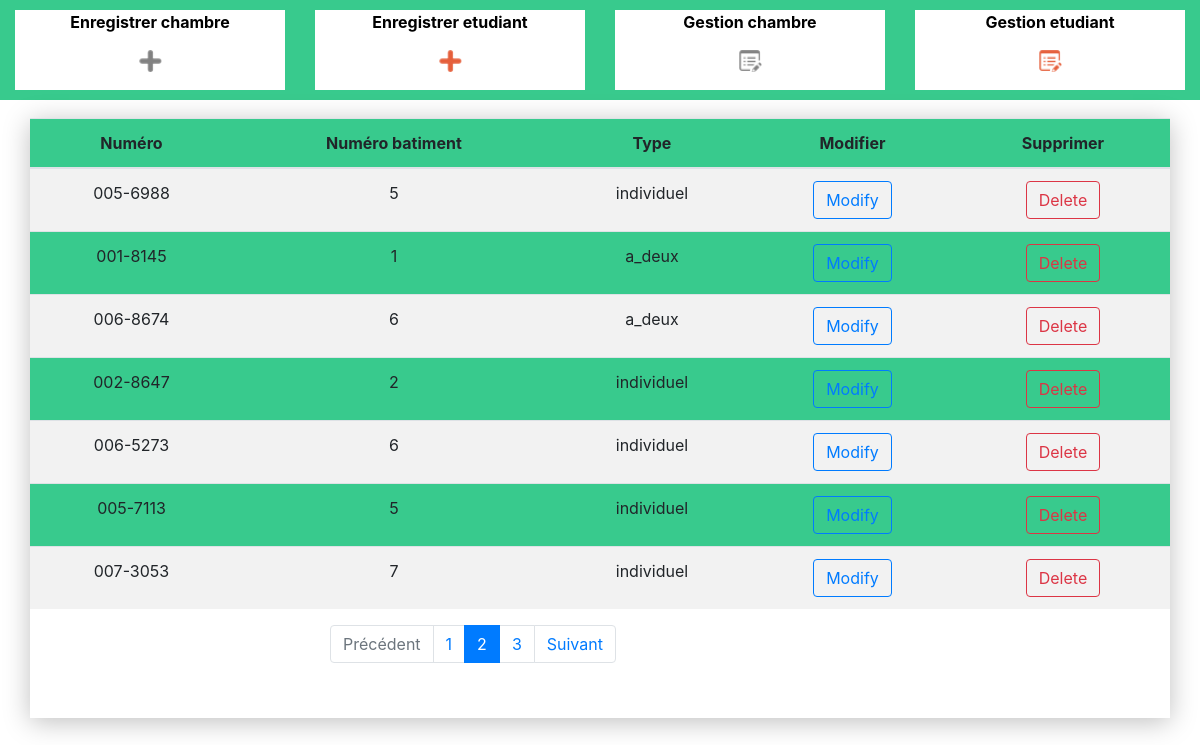
Page /Gestionnaire/GestionChambre on the committed database.
### tables this page shows
CREATE TABLE IF NOT EXISTS `chambre` (
  `id` int(11) NOT NULL AUTO_INCREMENT,
  `numCham` varchar(20) NOT NULL,
  `numDep` int(10) NOT NULL,
  `type` varchar(50) NOT NULL,
  PRIMARY KEY (`id`)
);

### libs/Controller.php (called while the page is built, shortened)
<?php
class Controller{
    protected $layout;
    protected $view;
    protected $folder;
    protected $data_view=[];
    public function render(){
        $pathView="./views/".$this->folder."/".$this->view.".php";
        $pathLayout="./views/layout/".$this->layout.".php";
             extract($this->data_view);
           require_once($pathView);
           $content_for_layout=ob_get_clean();
          require_once($pathLayout);
    }
}

### controllers/GestionnaireController.php (called while the page is built, shortened)
<?php
    class GestionnaireController extends Controller{
                        ?>
                        <?php
        public function listerChambre(){
            $this->dao=new ChambreDao();
            $x= $this->dao->getChambre();
            return $x;
        }
        public function GestionChambre(){
            $chambre= $this->listerChambre();
            $this->render();
        }
    }
    ?>

### index.php (called while the page is built, shortened)
<?php
require_once("./libs/Router.php");
$router=new Router();
$router->route();

### dao/ChambreDao.php (called while the page is built, shortened)
<?php
    class ChambreDao extends Manager{
        public function __construct(){
            $this->tableName='chambre';
        }
        public function getChambre(){
            return $this->findAll();
        }
    }

### libs/Manager.php (called while the page is built, shortened)
<?php
    abstract class Manager implements IDao{
        private $pdo=null;
        protected $tableName;
        private function getConnexion(){
            if($this->pdo==null){
                try{
                  $this->pdo = new PDO("mysql:host=localhost;dbname=allocation",'root', '');
                  $this->pdo->setAttribute(PDO::ATTR_DEFAULT_FETCH_MODE,PDO::FETCH_ASSOC);
                }catch(PDOException $ex){
                  die("Erreur de Connexion");
                }
            }
        }
        private function closeConnexion(){
          if($this->pdo!=null){
            $this->pdo=null;
          }
        }
      public function executeSelect($sql){
          $result=$this->pdo->query($sql);
          $data=[];
          foreach( $result as $rowBD){
            $data[]=new $this->className($rowBD);
          }
          return $data;
      }
      public function findAll(){
        $sql="select * from $this->tableName";
        $data=$this->executeSelect($sql);
        return $data;
      }
    }

### models/Chambre.php (called while the page is built, shortened)
<?php
    class Chambre implements IApplication{
        protected $numCham;
        protected $numDep;
        protected $type;
        public function hydrate($row){
            $this->numCham= $row['numCham'];
            $this->numDep= $row['numDep'];
            $this->type=   $row['type'];
        }
        public function getNumCham(){
            return $this->numCham;
        }
        public function getNumDep(){
            return $this->numDep;
        }
        public function getType(){
            return $this->type;
        }
    }

### views/security/gestionChambre.php (the view, shortened to what this page needs)
                <table class="table table-striped">
                    <thead>
                        <tr class="text-center">
                            <th>Numéro</th>
                            <th>Numéro batiment</th>
                            <th>Type</th>
                            <th>Modifier</th>
                            <th>Supprimer</th>
                        </tr>
                    </thead>
                    <tbody id="tbody">
                        <?php
                            foreach (@$chambre as $key=>$value){
                        ?>
                                <tr class="text-center">
                                    <td><?= $value->getNumCham(); ?></td>
                                    <td><?= $value->getNumDep(); ?></td>
                                    <td><?= $value->getType(); ?></td>
                                    <td><button type="button" class="btn btn-outline-primary" id="mdf" data-toggle="modal" data-target="#myModal">Modify</button></td>
                                    <td><button type="button" class="btn btn-outline-danger" id="supprimer">Delete</button></td>
                                </tr>
                            <?php
                            }
                            ?>
                    </tbody>
                </table>
<div class="col-6 m-auto">
    <nav aria-label="...">
        <ul class="pagination text-success">
            <li class="page-item disabled">
                <a class="page-link" href="#" tabindex="-1">Précédent</a>
            </li>
            <li class="page-item"><a class="page-link" href="#">1</a></li>
            <li class="page-item active">
                <a class="page-link" href="#">2 <span class="sr-only">(current)</span></a>
            </li>
            <li class="page-item"><a class="page-link" href="#">3</a></li>
            <li class="page-item">
                <a class="page-link" href="#">Suivant</a>
            </li>
        </ul>
    </nav>
</div>

### libs/Router.php (shortened to what this page needs)
<?php
class Router{
    function route(){
        try{
            spl_autoload_register(function($class){
                $pathModels="./models/".$class.".php";
                $pathDao="./dao/".$class.".php";
                $pathLibs="./libs/".$class.".php";
             });
             if(isset($_GET['url'])){
                $url=explode("/",filter_var($_GET['url'],FILTER_SANITIZE_URL));
                  $ctrl= ucfirst(strtolower($url[0]))."Controller";
                  $pathCtrl="./controllers/".$ctrl.".php";
                    if(file_exists($pathCtrl)){
                        $this->ctrl=new $ctrl();
                        $action=$url[1];
                        if(method_exists($ctrl, $action)){
                           $this->ctrl->{$action}();
                        }
                    }
             }else{
                $pathCtrl="./controllers/GestionnaireController.php";
                require_once($pathCtrl);
                $this->ctrl=new GestionnaireController();
                $this->ctrl->index();
             }
        }catch(Exception $ex){
        }
    }
}
?>

### views/layout/acceuil.php (shortened to what this page needs)
<!DOCTYPE html>
<html lang="en">
<head>
    <link rel="stylesheet" href="<?=BASE_URL?>/public/css/style-acceuil.css">
    <link rel="stylesheet" href="<?=BASE_URL?>/public/css/bootstrap.css">
</head>
<body>
    <div class="container-fluid" id="container-fluid">
        <div class="row">
            <article class="col-md">
                <div class="cadre">
                    <a href="<?=BASE_URL;?>/Gestionnaire/AddChambre" class="cadre-lien-image" id="link_enregistrer_chambre">
                        <p>Enregistrer chambre</p>
                        <img src="<?=BASE_URL?>/public/images/ic-ajout.png" alt="">
                    </a>
                </div>
            </article>
            <article class="col-md">
                <div class="cadre">
                    <a href="<?=BASE_URL;?>/Gestionnaire/AddEtudiant" class="cadre-lien-image" id="link_enregistrer_etudiant">
                        <p>Enregistrer etudiant</p>
                        <img src="<?=BASE_URL?>/public/images/ic-ajout-active.png" alt="">
                    </a>
                </div>
            </article>
            <article class="col-md">
                <div class="cadre">
                    <a href="<?=BASE_URL;?>/Gestionnaire/GestionChambre" class="cadre-lien-image" id="link_gestion_chambre">
                        <p>Gestion chambre</p>
                        <img src="<?=BASE_URL?>/public/images/ic-liste.png" alt="">
                    </a>
                </div>
            </article>
            <article class="col-md">
                <div class="cadre">
                    <a href="<?=BASE_URL;?>/Gestionnaire/GestionEtudiant" class="cadre-lien-image" id="link_gestion_etudiant">
                        <p>Gestion etudiant</p>
                        <img src="<?=BASE_URL?>/public/images/ic-liste-active.png" alt="">
                    </a>
                </div>
            </article>
        </div>
        <div class="container">
            <?php echo  $content_for_layout?>
        </div>
    </div>
</body>
</html>

### public/css/style-acceuil.css (style rules this page uses)
@media screen and (min-width: 1023px) and (max-width: 1329px) { * { box-sizing: border-box; } }
@media screen and (min-width: 1023px) and (max-width: 1329px) { body { height: 100vh; margin: 0px; padding: 0px; } }
@media screen and (min-width: 1023px) and (max-width: 1329px) { .container-fluid { height: 100%; } }
@media screen and (min-width: 1023px) and (max-width: 1329px) { .row { position: relative; height: 100px; margin: 0px auto; background-color: #38CA8D; } }
@media screen and (min-width: 1023px) and (max-width: 1329px) { .cadre { position: relative; width: 100%; height: 80%; top: 10%; background-color: #FFFFFF; font-weight: bold; } }
@media screen and (min-width: 1023px) and (max-width: 1329px) { .cadre-lien-image p { color: black; text-decoration: none; display: flex; justify-content: center; } }
@media screen and (min-width: 1023px) and (max-width: 1329px) { .cadre-lien-image img { position: relative; width: 23px; margin: 0px auto; display: flex; justify-content: center; } }

### public/css/gestion_chambre.css (style rules this page uses)
.container { position: relative; height: 75%; background-color: #FFFFFF; margin: 1.5% auto; padding: 0px; box-shadow: 0px 4px 25px rgba(0, 0, 0, 0.25); }
.text-center { position: relative; background-color: #38CA8D; width: 100%; }

### rows in the picture
chambre: numCham "005-6988", numDep "5", type "individuel"
chambre: numCham "001-8145", numDep "1", type "a_deux"
chambre: numCham "006-8674", numDep "6", type "a_deux"
chambre: numCham "002-8647", numDep "2", type "individuel"
chambre: numCham "006-5273", numDep "6", type "individuel"
chambre: numCham "005-7113", numDep "5", type "individuel"
chambre: numCham "007-3053", numDep "7", type "individuel"
